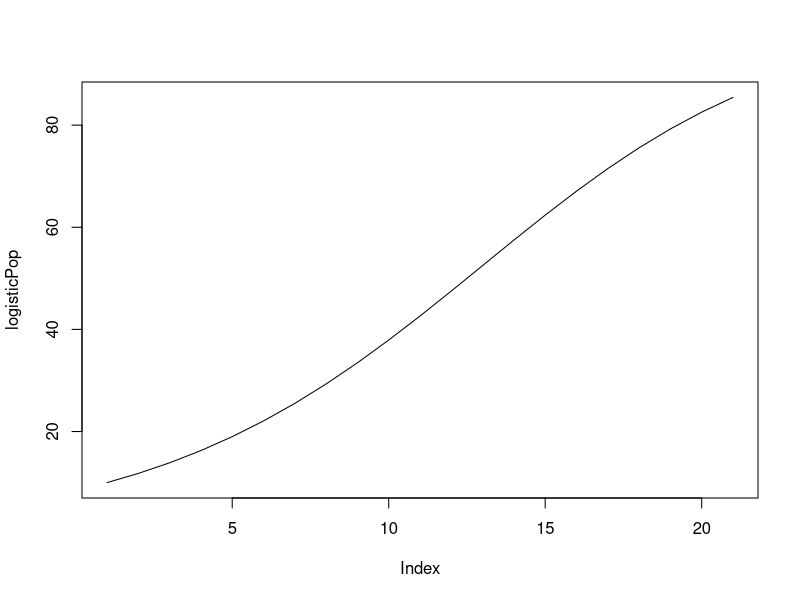

Reproduce this figure in R.
N0 <- 10
r <- 0.2
K <- 100

tmax <- 20
years <- seq(from=0, to=tmax)

#create object to store
logisticPop <- rep(x=NA, times = length(years))

# insert year 0 population
logisticPop[1] <- N0

for (i in 1:tmax) {
  n.t <- logisticPop[i]
  n.t.plus.1 <- n.t + n.t * r * (1- n.t/K)
logisticPop[i+1] <- n.t.plus.1
}

plot(logisticPop, type = "l")
